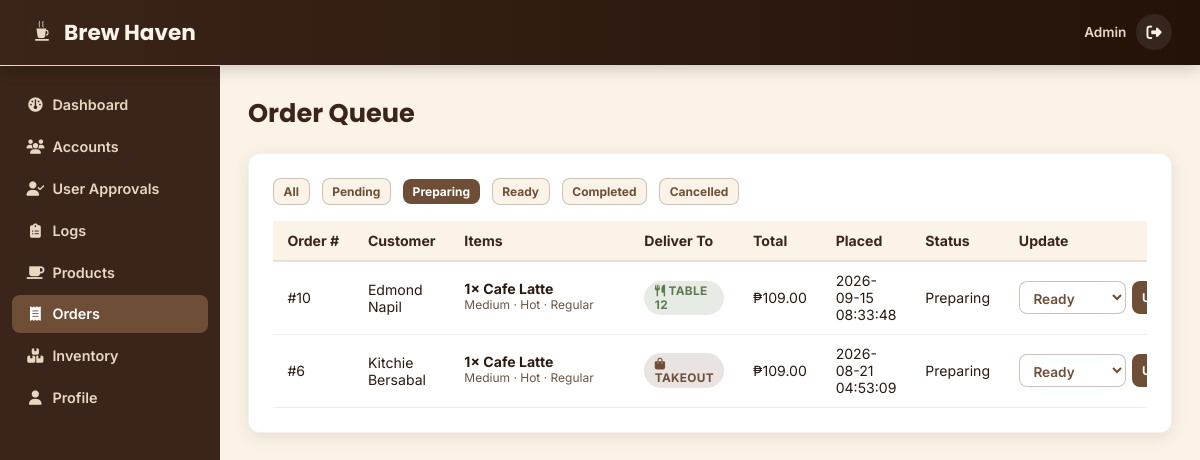
/admin-orders.php?status=Preparing (signed in), run on the app's committed database.
### tables this page shows
CREATE TABLE `users` (
  `id_number` varchar(50) NOT NULL,
  `lastname` varchar(100) NOT NULL,
  `firstname` varchar(100) NOT NULL,
  `middlename` varchar(100) DEFAULT NULL,
  `extension` varchar(50) DEFAULT NULL,
  `birth_date` date NOT NULL,
  `age` int(11) NOT NULL,
  `gender` enum('Male','Female','Other') NOT NULL,
  `email` varchar(255) NOT NULL,
  `username` varchar(50) NOT NULL,
  `password` varchar(255) NOT NULL,
  `role` enum('super_admin','admin','customer') NOT NULL DEFAULT 'customer',
  `approval_status` enum('pending','approved','rejected') NOT NULL DEFAULT 'pending',
  `account_status` enum('active','inactive','blocked') NOT NULL DEFAULT 'active',
  `first_login` tinyint(1) NOT NULL DEFAULT 0,
  `employee_id` varchar(20) DEFAULT NULL,
  `customer_id` varchar(20) DEFAULT NULL,
  `street` varchar(255) NOT NULL,
  `barangay` varchar(100) NOT NULL,
  `city_municipality` varchar(100) NOT NULL,
  `province` varchar(100) NOT NULL,
  `zipcode` varchar(10) NOT NULL,
  `country` varchar(100) NOT NULL,
  `auth_question1` varchar(255) DEFAULT NULL,
  `auth_answer1` varchar(255) DEFAULT NULL,
  `auth_question2` varchar(255) DEFAULT NULL,
  `auth_answer2` varchar(255) DEFAULT NULL,
  `auth_question3` varchar(255) DEFAULT NULL,
  `auth_answer3` varchar(255) DEFAULT NULL,
  `created_at` timestamp NOT NULL DEFAULT current_timestamp(),
  `updated_at` timestamp NOT NULL DEFAULT current_timestamp() ON UPDATE current_timestamp(),
  `active_super_admin_flag` tinyint(1) GENERATED ALWAYS AS (if(`role` = 'super_admin' and `account_status` = 'active',1,NULL)) STORED
);

CREATE TABLE `orders` (
  `id` int(11) NOT NULL,
  `customer_id_number` varchar(50) NOT NULL,
  `order_type` enum('Dine In','Takeout') NOT NULL DEFAULT 'Dine In',
  `table_number` varchar(10) DEFAULT NULL,
  `status` enum('Pending','Preparing','Ready','Completed','Cancelled') NOT NULL DEFAULT 'Pending',
  `total_amount` decimal(8,2) NOT NULL,
  `created_at` timestamp NOT NULL DEFAULT current_timestamp(),
  `updated_at` timestamp NOT NULL DEFAULT current_timestamp() ON UPDATE current_timestamp()
);

CREATE TABLE `order_items` (
  `id` int(11) NOT NULL,
  `order_id` int(11) NOT NULL,
  `product_id` int(11) NOT NULL,
  `size` enum('Small','Medium','Large') NOT NULL DEFAULT 'Medium',
  `temperature` enum('Hot','Iced') NOT NULL DEFAULT 'Hot',
  `sweetness` enum('Regular','Less Sweet','No Sugar') NOT NULL DEFAULT 'Regular',
  `addons` varchar(255) DEFAULT NULL,
  `quantity` int(11) NOT NULL DEFAULT 1,
  `unit_price` decimal(8,2) NOT NULL,
  `subtotal` decimal(8,2) NOT NULL
);

CREATE TABLE `products` (
  `id` int(11) NOT NULL,
  `name` varchar(100) NOT NULL,
  `description` text DEFAULT NULL,
  `category` enum('Hot Coffee','Iced Coffee','Non-Coffee','Add-ons') NOT NULL,
  `price` decimal(8,2) NOT NULL,
  `image_path` varchar(255) DEFAULT NULL,
  `is_available` tinyint(1) NOT NULL DEFAULT 1,
  `created_at` timestamp NOT NULL DEFAULT current_timestamp()
);

### html/admin-orders.php (the view, shortened to what this page needs)
<?php
require_once __DIR__ . '/../php/auth_helpers.php';
$me = require_role(['admin', 'super_admin']);
$canManage = has_privilege($me, 'manage_orders');
$sidebarActive = $me['role'] === 'admin' ? 'admin-dashboard.php' : 'super-admin-dashboard.php';
$statusFilter = $_GET['status'] ?? '';
$validStatuses = ['Pending', 'Preparing', 'Ready', 'Completed', 'Cancelled'];
$sql = "SELECT o.*, u.firstname, u.lastname FROM orders o LEFT JOIN users u ON u.id_number = o.customer_id_number";
if (in_array($statusFilter, $validStatuses, true)) {
    $stmt = mysqli_prepare($conn, $sql . " WHERE o.status = ? ORDER BY o.created_at DESC");
    mysqli_stmt_bind_param($stmt, 's', $statusFilter);
    mysqli_stmt_execute($stmt);
    $result = mysqli_stmt_get_result($stmt);
} else {
    $result = mysqli_query($conn, $sql . " ORDER BY o.created_at DESC");
}
$orders = [];
while ($row = mysqli_fetch_assoc($result)) { $orders[] = $row; }
$orderItems = bh_fetch_order_items(array_column($orders, 'id'));
$transitions = bh_order_status_transitions();
?>
<!DOCTYPE html>
<html lang="en">
<head>
  <link rel="stylesheet" href="https://cdnjs.cloudflare.com/ajax/libs/font-awesome/6.5.0/css/all.min.css">
  <link rel="stylesheet" href="../css/brew-haven.css" />
</head>
<body class="bh-shell">
  <div class="bh-topbar">
    <div class="bh-brand"><img src="../images/brew-haven-logo.svg" alt="" style="width:28px;height:28px;"> Brew Haven</div>
    <div class="bh-user">
      <span class="bh-role-label"><?php echo htmlspecialchars(ucwords(str_replace('_', ' ', $me['role']))); ?></span>
      <a href="logout.php" class="bh-topbar-icon-btn" title="Logout" aria-label="Logout" data-bh-confirm-title="Confirm Logout" data-bh-confirm="Are you sure you want to log out?" data-bh-confirm-button="Yes, Logout"><i class="fa-solid fa-right-from-bracket"></i></a>
    </div>
  </div>
  <div class="bh-layout">
    <div class="bh-sidebar">
      <a href="<?php echo $sidebarActive; ?>"><i class="fa-solid fa-gauge"></i>Dashboard</a>
      <a href="<?php echo $me['role'] === 'admin' ? 'admin-accounts.php' : 'super-admin-accounts.php'; ?>"><i class="fa-solid fa-users"></i>Accounts</a>
      <?php if ($me['role'] === 'super_admin' || has_privilege($me, 'approve_accounts')): ?><a href="user-approvals.php"><i class="fa-solid fa-user-check"></i>User Approvals</a><?php endif; ?>
      <?php if ($me['role'] === 'admin'): ?><a href="logs.php"><i class="fa-solid fa-clipboard-list"></i>Logs</a><?php endif; ?>
      <a href="admin-products.php"><i class="fa-solid fa-mug-saucer"></i>Products</a>
      <a href="admin-orders.php" class="active"><i class="fa-solid fa-receipt"></i>Orders</a>
      <a href="admin-inventory.php"><i class="fa-solid fa-boxes-stacked"></i>Inventory</a>
      <a href="profile.php"><i class="fa-solid fa-user"></i>Profile</a>
    </div>
    <div class="bh-main">
      <h1 class="bh-page-title">Order Queue</h1>
      <div class="bh-panel">
        <div class="bh-toolbar">
          <a href="admin-orders.php" class="bh-btn <?php echo $statusFilter === '' ? 'bh-btn-primary' : 'bh-btn-secondary'; ?> bh-btn-sm">All</a>
          <?php foreach ($validStatuses as $s): ?>
            <a href="admin-orders.php?status=<?php echo urlencode($s); ?>" class="bh-btn <?php echo $statusFilter === $s ? 'bh-btn-primary' : 'bh-btn-secondary'; ?> bh-btn-sm"><?php echo $s; ?></a>
          <?php endforeach; ?>
        </div>
        <div class="bh-table-wrap">
          <table class="bh-table">
            <thead><tr><th>Order #</th><th>Customer</th><th>Items</th><th>Deliver To</th><th>Total</th><th>Placed</th><th>Status</th><?php if ($canManage): ?><th>Update</th><?php endif; ?></tr></thead>
            <tbody>
              <?php foreach ($orders as $o): ?>
                <tr>
                  <td>#<?php echo (int)$o['id']; ?></td>
                  <td><?php echo htmlspecialchars(($o['firstname'] ?? '?') . ' ' . ($o['lastname'] ?? '')); ?></td>
                  <td style="min-width:180px;"><?php echo bh_order_items_html($orderItems[(int)$o['id']] ?? []); ?></td>
                  <td>
                    <?php if (($o['order_type'] ?? 'Dine In') === 'Takeout'): ?>
                      <span class="bh-badge bh-badge-first-login"><i class="fa-solid fa-bag-shopping"></i> Takeout</span>
                    <?php else: ?>
                      <span class="bh-badge bh-badge-approved"><i class="fa-solid fa-utensils"></i> Table <?php echo htmlspecialchars($o['table_number'] ?? '?'); ?></span>
                    <?php endif; ?>
                  </td>
                  <td>₱<?php echo number_format($o['total_amount'], 2); ?></td>
                  <td><?php echo htmlspecialchars($o['created_at']); ?></td>
                  <td><?php echo htmlspecialchars($o['status']); ?></td>
                  <?php if ($canManage): ?>
                  <td>
                    <?php $nextStatuses = $transitions[$o['status']] ?? []; ?>
                    <?php if ($nextStatuses): ?>
                    <form method="post" action="../php/order_update_status.php" style="display:flex;gap:0.4rem;">
                      <select name="status" class="bh-status-select">
                        <?php foreach ($nextStatuses as $s): ?>
                          <option value="<?php echo $s; ?>"><?php echo $s; ?></option>
                        <?php endforeach; ?>
                      </select>
                      <button type="submit" class="bh-btn bh-btn-primary bh-btn-sm">Update</button>
                    </form>
                    <?php else: ?>
                      <span style="font-size:0.78rem;color:var(--bh-text-muted);">Final</span>
                    <?php endif; ?>
                  </td>
                  <?php endif; ?>
                </tr>
              <?php endforeach; ?>
            </tbody>
          </table>
        </div>
      </div>
    </div>
  </div>
</body>
</html>

### php/auth_helpers.php (shortened to what this page needs)
<?php
require_once __DIR__ . '/config.php';
function bh_harden_session_cookie() {
    $params = session_get_cookie_params();
}
function current_user() {
    return [
        'id_number'   => $_SESSION['user_id_number'],
        'username'    => $_SESSION['username']    ?? null,
        'firstname'   => $_SESSION['firstname']   ?? null,
        'lastname'    => $_SESSION['lastname']    ?? null,
        'role'        => $_SESSION['role']        ?? 'customer',
        'employee_id' => $_SESSION['employee_id'] ?? null,
    ];
}
function bh_in_first_login_setup($row) {
    $firstLogin = (int)($row['first_login'] ?? 0);
    return $firstLogin === 1 || $firstLogin === 2 || $firstLogin === 3;
}
function require_login($recheckStatus = true) {
    global $conn;
    $isAjax = bh_request_is_ajax();
    $user = current_user();
    $now = time();
    if ($recheckStatus) {
        $stmt = mysqli_prepare($conn, "SELECT approval_status, account_status, role, first_login, firstname, lastname, auth_question1 FROM users WHERE id_number = ?");
        mysqli_stmt_bind_param($stmt, 's', $user['id_number']);
        mysqli_stmt_execute($stmt);
        $row = mysqli_fetch_assoc(mysqli_stmt_get_result($stmt));
        $statusAllowed = $row && ($row['account_status'] === 'active'
            || ($row['account_status'] === 'inactive' && bh_inactive_account_may_setup($row)));
        $roleChanged = $row && $row['role'] !== $user['role'];
        $inFirstLoginSetup = bh_in_first_login_setup($row);
    }
    return $user;
}
function bh_request_is_ajax() {
    return (!empty($_SERVER['HTTP_X_REQUESTED_WITH']) && strtolower($_SERVER['HTTP_X_REQUESTED_WITH']) === 'xmlhttprequest')
        || (strpos($_SERVER['HTTP_ACCEPT'] ?? '', 'application/json') !== false)
        || (strpos($_SERVER['CONTENT_TYPE'] ?? '', 'application/json') !== false)
        || (isset($_SERVER['HTTP_SEC_FETCH_DEST']) && $_SERVER['HTTP_SEC_FETCH_DEST'] === 'empty');
}
function require_role(array $allowedRoles, $recheckStatus = true) {
    $user = require_login($recheckStatus);
    return $user;
}
function has_privilege($user, $key) {
    global $conn;
    $privilegeKeys = $key === 'view_logs'
        ? ['view_logs', 'view_activity_logs', 'view_login_logs']
        : [$key];
    $placeholders = implode(',', array_fill(0, count($privilegeKeys), '?'));
    $sql = "SELECT 1 FROM admin_privileges WHERE admin_id_number = ? AND privilege_key IN ($placeholders) LIMIT 1";
    $stmt = mysqli_prepare($conn, $sql);
    $bindValues = array_merge([$user['id_number']], $privilegeKeys);
    $bindTypes = 's' . str_repeat('s', count($privilegeKeys));
    mysqli_stmt_bind_param($stmt, $bindTypes, ...$bindValues);
    mysqli_stmt_execute($stmt);
    mysqli_stmt_store_result($stmt);
    $granted = mysqli_stmt_num_rows($stmt) > 0;
    return $granted;
}
function bh_order_status_transitions() {
    return [
        'Pending'   => ['Preparing', 'Cancelled'],
        'Preparing' => ['Ready', 'Cancelled'],
        'Ready'     => ['Completed', 'Cancelled'],
        'Completed' => [],
        'Cancelled' => [],
    ];
}
function bh_fetch_order_items(array $orderIds) {
    global $conn;
    $orderIds = array_values(array_unique(array_map('intval', $orderIds)));
    $placeholders = implode(',', array_fill(0, count($orderIds), '?'));
    $stmt = mysqli_prepare($conn, "SELECT oi.*, p.name AS product_name FROM order_items oi LEFT JOIN products p ON p.id = oi.product_id WHERE oi.order_id IN ($placeholders) ORDER BY oi.id ASC");
    mysqli_stmt_bind_param($stmt, str_repeat('i', count($orderIds)), ...$orderIds);
    mysqli_stmt_execute($stmt);
    $result = mysqli_stmt_get_result($stmt);
    $grouped = [];
    while ($row = mysqli_fetch_assoc($result)) {
        $grouped[(int)$row['order_id']][] = $row;
    }
    return $grouped;
}
function bh_order_items_html(array $items) {
    $lines = [];
    foreach ($items as $it) {
        $custom = $it['size'] . ' · ' . $it['temperature'] . ' · ' . $it['sweetness'];
        $lines[] = '<div style="margin-bottom:0.25rem;"><strong>' . (int)$it['quantity'] . '× '
            . htmlspecialchars($it['product_name'] ?? ('Product #' . (int)$it['product_id'])) . '</strong>'
            . '<div style="font-size:0.75rem;color:var(--bh-text-muted);">' . htmlspecialchars($custom) . '</div></div>';
    }
    return implode('', $lines);
}
    ?>

### data on the page
users: role "Admin"
orders: id "10", users.firstname+lastname "Edmond Napil", table_number "12", total_amount "109.00", created_at "2026-09-15 08:33:48", status "Preparing", status "Ready"
order_items: quantity "1", custom "Medium · Hot · Regular"
products: name "Cafe Latte"
orders: id "6", users.firstname+lastname "Kitchie Bersabal", order_type "Takeout" (drawn), total_amount "109.00", created_at "2026-08-21 04:53:09", status "Preparing", status "Ready"
order_items: quantity "1", custom "Medium · Hot · Regular"

### other printed values
$s "Pending"
$s "Preparing"
$s "Ready"
$s "Completed"
$s "Cancelled"
